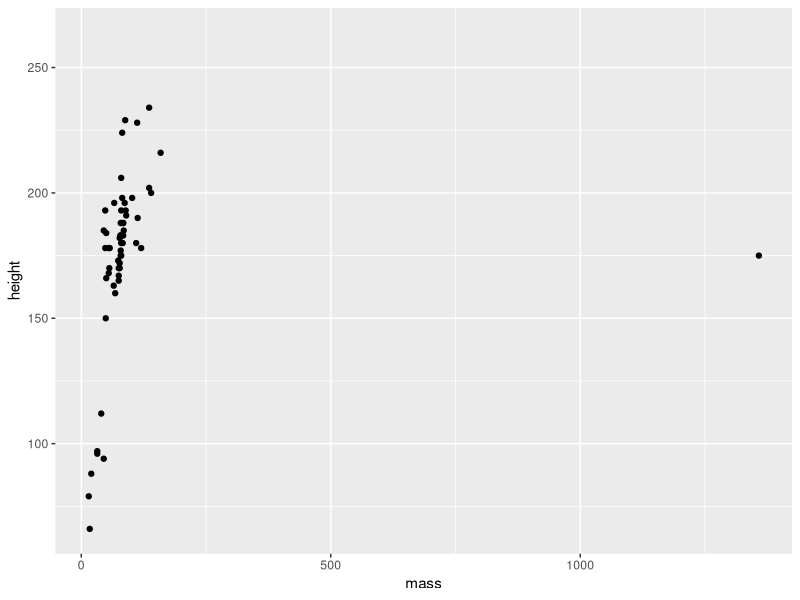

Here is the R script that generated this plot:
## ---- chunk 1
knitr::opts_chunk$set(echo = TRUE)
library(tidyverse)
## ---- chunk 2
ggplot(data = starwars, aes(x = mass, y = height)) + 
  geom_point()
